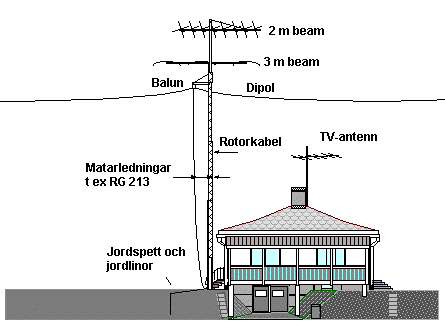
#> input picture images/aaska-1.png, 445 x 327 px, given in place of ssa_hell_gen-1.ppm, which was not available
$ python generate_hellschreiber.py
#> lines starting #> are read from the running program, lines starting #| are printed output that depends on the picture; after the words box and inside, x2 and y2 are one past the last pixel; in counts of white or black regions, pixels touching at a corner belong together; pictures that were not available may be replaced by others from this repository, and a replacement may not be noted
"""
Generate Hellschreiber background image of SSA logo.

Feld-Hell (Hellschreiber) is a facsimile-based teleprinter system where
each character is transmitted column by column as a series of dots.
The rendering mimics a modern SDR waterfall display: dark noise floor
with bright signal dots coloured using the classic waterfall palette
(black → dark-blue → cyan → yellow → white).

Run from the repository root:
    python3 images/generate_hellschreiber.py

Requires: Pillow, numpy, pdftoppm (poppler-utils)
"""
import numpy as np
from PIL import Image
import subprocess, os, tempfile

_HERE     = os.path.dirname(os.path.abspath(__file__))
LOGO_PDF  = os.path.join(_HERE, "ssa-logotyp.pdf")
OUT_PNG   = os.path.join(_HERE, "hellschreiber-ssa.png")

PAGE_W, PAGE_H = 1240, 1754   # A4 at 150 DPI (210×297 mm → 1240×1754 px)
LOGO_HEIGHT_FRACTION = 0.70
LOGO_WIDTH_FRACTION = 0.65
np.random.seed(1928)           # Year Hellschreiber was invented

# 1 ── Load logo ────────────────────────────────────────────────────────────
_tmpdir  = tempfile.gettempdir()
ppm_base = os.path.join(_tmpdir, "ssa_hell_gen")
ppm      = ppm_base + "-1.ppm"
if not os.path.exists(ppm):
    subprocess.run(["pdftoppm", "-r", "200", LOGO_PDF, ppm_base], check=True)
#> (this line was passed over: subprocess is not available in this run)
logo_gray = np.array(Image.open(ppm).convert("L"), dtype=np.float32)
logo_ink  = (logo_gray < 200).astype(np.float32)  # threshold: <200/255 = ink
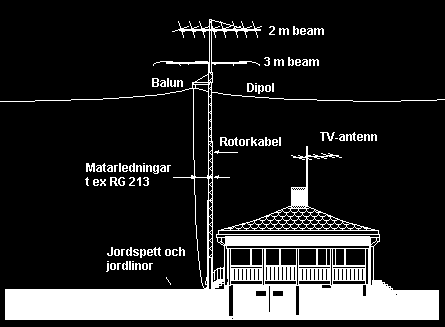
#> logo_ink: shape (327, 445) float32; values 0 (black) and 1 (white), 16.5% white; 85 white regions (22 under 20 px), largest, box (x1, y1, x2, y2) and area: (0, 19, 445, 320) 21591, (220, 137, 238, 146) 89, (147, 247, 161, 256) 66

# Crop to content
r = np.any(logo_ink, axis=1);  c = np.any(logo_ink, axis=0)
r0, r1 = np.where(r)[0][[0,-1]];  c0, c1 = np.where(c)[0][[0,-1]]
#> after `r0, r1 = np.where(r)[0][[0, -1]]`: r0 = 19; r1 = 319
#> after `c0, c1 = np.where(c)[0][[0, -1]]`: c0 = 0; c1 = 444
logo_ink = logo_ink[r0:r1+1, c0:c1+1]
#> logo_ink: shape (301, 445) float32; values 0 (black) and 1 (white), 17.9% white; 85 white regions (22 under 20 px), largest, box (x1, y1, x2, y2) and area: (0, 0, 445, 301) 21591, (220, 118, 238, 127) 89, (147, 228, 161, 237) 66
print(f"Logo content: {logo_ink.shape}")
#| Logo content: (301, 445)

# 2 ── Scale and center the logo with space around it ────────────────────────
lh, lw = logo_ink.shape
scale = min(PAGE_H * LOGO_HEIGHT_FRACTION / lh,
            PAGE_W * LOGO_WIDTH_FRACTION / lw)
tw, th = int(lw * scale), int(lh * scale)
logo_scaled = np.array(
    Image.fromarray((logo_ink*255).astype(np.uint8)).resize((tw, th), Image.LANCZOS),
    dtype=np.float32) / 255.0
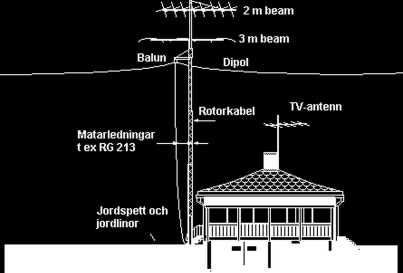
#> logo_scaled: shape (545, 806) float32 (shown at 1/2 size); min 0, max 1, mean 0.181
print(f"Scaled: {logo_scaled.shape}")
#| Scaled: (545, 806)

# 3 ── Hellschreiber column scan ────────────────────────────────────────────
# Feld-Hell's vertically quantised dots and per-column timing retain the
# characteristic scan texture without printing a second, displaced logo.
DOT = 8   # pixels per Hell "dot" vertically

def hell_col(col, dot_px):
    n = len(col)
    n_cells = n // dot_px
    cells = np.zeros(n_cells)
    for i in range(n_cells):
        seg = col[i*dot_px:(i+1)*dot_px]
        cells[i] = 1.0 if seg.mean() > 0.30 else 0.0  # 30 % ink coverage → dot on
    result = np.repeat(cells, dot_px)[:n]
    if len(result) < n:
        result = np.pad(result, (0, n - len(result)))
    return result

H, W = logo_scaled.shape
hell = np.zeros((H, W), dtype=np.float32)
drifts = np.random.normal(0, 0.8, W).astype(int)  # subtle timing jitter per column
for x in range(W):
    col        = np.roll(logo_scaled[:, x], drifts[x])
    hell[:, x] = hell_col(col, DOT)
#> hell: shape (545, 806) float32; values 0 (black) and 1 (white), 20.1% white; 166 white regions (22 under 20 px), largest, box (x1, y1, x2, y2) and area: (9, 0, 795, 544) 73336, (521, 232, 565, 368) 2096, (155, 256, 172, 280) 272

# Soften the quantised dots (receiver bandwidth / SDR screen pixels). The blur
# is applied *after* Hell quantisation so the 8 px dot cells stay recognisable
# but their hard stair-stepped edges become smooth, anti-aliased transitions.
def gaussian_blur_1d(img, sigma, axis):
    """Separable Gaussian blur along one axis, edge-replicated."""
#> called with sigma = 3.04, axis = 0
    radius = int(np.ceil(sigma * 3))
    k = np.exp(-0.5 * (np.arange(-radius, radius + 1) / sigma) ** 2)
    k /= k.sum()
    pad = [(0, 0), (0, 0)]
    pad[axis] = (radius, radius)
    padded = np.pad(img, pad, mode="edge")
#> padded: shape (565, 806) float32; values 0 (black) and 1 (white), 19.4% white; 166 white regions (22 under 20 px), largest, box (x1, y1, x2, y2) and area: (9, 0, 795, 554) 73556, (521, 242, 565, 378) 2096, (155, 266, 172, 290) 272
    out = np.zeros_like(img)
    for i, w in enumerate(k):
        out += w * (padded[i:i + img.shape[0], :] if axis == 0
                    else padded[:, i:i + img.shape[1]])
    return out

HELL_BLUR_Y = DOT * 0.38   # ~3.0 px: rounds the dot-cell steps
HELL_BLUR_X = DOT * 0.34   # ~2.7 px: softens left/right logo edges
hell = gaussian_blur_1d(hell, HELL_BLUR_Y, axis=0)
hell = gaussian_blur_1d(hell, HELL_BLUR_X, axis=1)

# 4 ── Build an SDR waterfall with visible noise and time history ─────────────
# A waterfall advances one horizontal scan at a time: random noise changes on
# every row, while slow level changes and fading channels leave horizontal
# history bands. Keep the floor dark enough for the white cover typography.
NOISE_FLOOR = 0.31
NOISE_SIGMA = 0.060
canvas = np.random.normal(
    NOISE_FLOOR, NOISE_SIGMA, (PAGE_H, PAGE_W)).astype(np.float32)

# Slow, irregular changes from scan to scan create gently banded time sweeps.
row_noise = np.random.normal(0, 1, PAGE_H)
row_kernel_x = np.arange(-24, 25, dtype=np.float32)
row_kernel = np.exp(-0.5 * (row_kernel_x / 9.0) ** 2)
row_kernel /= row_kernel.sum()
row_history = np.convolve(row_noise, row_kernel, mode="same").astype(np.float32)
canvas += row_history[:, np.newaxis] * 0.16

# Uneven fading and short stronger sweeps add recognizable received-signal
# history without drawing a frame, grid, or any display labels.
for y0 in np.random.randint(0, PAGE_H, 30):
    width = np.random.uniform(2.0, 13.0)
    strength = np.random.uniform(0.035, 0.11)
    rows = np.arange(PAGE_H, dtype=np.float32)
    canvas += (strength * np.exp(-0.5 * ((rows - y0) / width) ** 2))[:, None]

canvas = np.clip(canvas, 0, 1)

# A few narrow, fading carriers and drifting traces make the frequency
# structure legible against the noisy horizontal history.
yy = np.arange(PAGE_H, dtype=np.float32)
xx = np.arange(PAGE_W, dtype=np.float32)
for x0, drift, width, strength, phase in [
    (0.13,  0.012, 2.0, 0.29, 0.3),
    (0.27, -0.018, 3.0, 0.36, 1.1),
    (0.76,  0.022, 2.5, 0.32, 2.0),
    (0.88, -0.010, 2.0, 0.26, 2.7),
]:
    center = x0 * PAGE_W + drift * (yy - PAGE_H / 2)
    carrier = np.exp(-0.5 * ((xx[None, :] - center[:, None]) / width) ** 2)
    fading = 0.48 + 0.52 * np.maximum(
        0, np.sin(yy / 88.0 + phase))
    canvas += carrier * (strength * fading[:, None])

# Sparse shortwave-like traces: softly sloped, broken signals rather than
# regular bars. Their placement favors the margins and lower half of the cover.
for y_start, length, x_start, slope, width, strength in [
    (0.37, 0.22, 0.09,  0.10, 2.1, 0.24),
    (0.48, 0.20, 0.84, -0.08, 2.0, 0.22),
    (0.69, 0.19, 0.17, -0.06, 2.2, 0.30),
    (0.77, 0.16, 0.72,  0.08, 2.0, 0.27),
]:
    start = int(y_start * PAGE_H)
    end = min(PAGE_H, start + int(length * PAGE_H))
    ys = np.arange(start, end, dtype=np.float32)
    center = x_start * PAGE_W + slope * (ys - start)
    trace = np.exp(-0.5 * ((xx[None, :] - center[:, None]) / width) ** 2)
    # Dropouts and amplitude flutter are part of the received signal.
    flutter = np.clip(
        0.62 + 0.38 * np.sin(ys / 19.0 + x_start * 11), 0.0, 1.0)
    canvas[start:end] += trace * (strength * flutter[:, None])

canvas = np.clip(canvas, 0, 1)

x_off = (PAGE_W - W) // 2
y_off = (PAGE_H - H) // 2 + int(PAGE_H * 0.035)

# The logo is itself a received Hell scan, so it must suffer the same radio
# conditions as the waterfall behind it instead of sitting on top as a clean
# stencil. Everything below is derived from the same noise/sweep history.
bg = canvas[y_off:y_off + H, x_off:x_off + W]      # waterfall under the logo
bg_dev = bg - NOISE_FLOOR                           # shared noise + sweeps
rows_bg = bg_dev.mean(axis=1)                       # per-scan level history

# (a) Scan-to-scan timing variation: slowly wandering horizontal shift per
#     scan line (smoothed noise), applied to the logo coverage.
shift_noise = np.random.normal(0, 1, H)
shift_kernel_x = np.arange(-12, 13, dtype=np.float32)
shift_kernel = np.exp(-0.5 * (shift_kernel_x / 4.0) ** 2)
shift_kernel /= shift_kernel.sum()
shift = np.convolve(shift_noise, shift_kernel, mode="same")
shift = np.rint(shift / shift.std() * 0.9).astype(int)   # about +-1-2 px
cover = np.empty_like(hell)
for y in range(H):
    cover[y] = np.roll(hell[y], shift[y])

# (b) Receiver ringing: a short one-sided smear along the scan direction.
tail = np.exp(-np.arange(0, 5, dtype=np.float32) / 1.8)
tail /= tail.sum()
smeared = np.zeros_like(cover)
for i, w in enumerate(tail):
    smeared[:, i:] += w * cover[:, :W - i]
cover = 0.75 * cover + 0.25 * smeared

# (c) Signal strength follows the same level history as the waterfall rows
#     (fading and sweeps), plus occasional short partial dropouts.
gain = 0.86 + 0.10 * np.sin(np.arange(H, dtype=np.float32)[:, None] / 24.0)
gain = gain + rows_bg[:, None] * 0.8
dropout_rows = np.random.rand(H) < 0.02
dropout_rows = np.convolve(dropout_rows.astype(np.float32),
                           np.ones(3, dtype=np.float32), mode="same") > 0
dropout_depth = np.where(dropout_rows, np.random.uniform(0.60, 0.85, H), 1.0)
gain = gain * dropout_depth[:, None]

# (d) Per-pixel receiver noise: the waterfall's own noise is carried into the
#     logo, with extra multiplicative grain so the logo is not a flat colour.
grain = np.random.normal(0, 1, (H, W)).astype(np.float32)
grain = gaussian_blur_1d(grain, 0.8, axis=1) * 1.6
#> call 3 of gaussian_blur_1d, with sigma = 0.8, axis = 1
#> in gaussian_blur_1d (call 3), `padded = np.pad(img, pad, mode="edge")`:
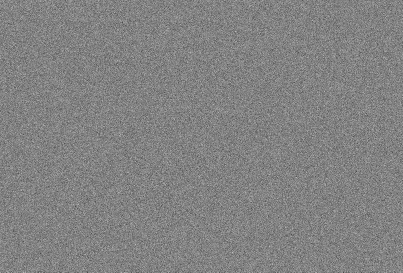
#> img: shape (545, 806) float32 (shown at 1/2 size); min -4.81, max 4.61, mean -0.00102; drawn with min black and max white
inside = (0.72 * gain * (1.0 + 0.16 * grain)
          + bg_dev * 0.6 + 0.03 * grain)

# Alpha-composite with the blurred, jittered coverage so edges pick up the
# surrounding noise as well.
cover = np.clip(cover, 0.0, 1.0)
canvas[y_off:y_off + H, x_off:x_off + W] = np.clip(
    bg * (1.0 - cover) + inside * cover, 0.0, 1.0)

# Keep the central title area quiet and dark for the white lettering; the
# noise remains visible, while strong carriers and sweeps are softened there.
title_y = np.arange(PAGE_H, dtype=np.float32)
title_x = np.arange(PAGE_W, dtype=np.float32)
y_fade = np.clip((title_y - PAGE_H * 0.05) / (PAGE_H * 0.08), 0, 1)
y_fade *= np.clip((PAGE_H * 0.66 - title_y) / (PAGE_H * 0.10), 0, 1)
x_fade = np.clip((title_x - PAGE_W * 0.08) / (PAGE_W * 0.12), 0, 1)
x_fade *= np.clip((PAGE_W * 0.92 - title_x) / (PAGE_W * 0.12), 0, 1)
title_guard = (y_fade[:, None] * x_fade[None, :]) * 0.66
canvas = canvas * (1.0 - title_guard) + NOISE_FLOOR * title_guard
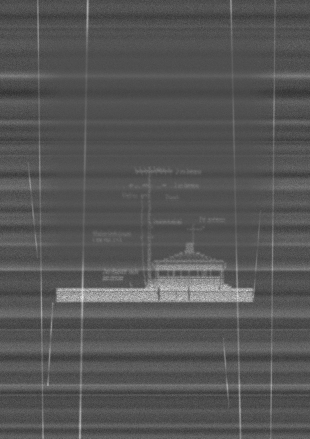
#> canvas: shape (1754, 1240) float32 (shown at 1/4 size); min 0, max 1, mean 0.338

# 5 ── SDR waterfall colormap ────────────────────────────────────────────────
# Classic waterfall palette used by SDR# / GQRX / WebSDR, defined by
# key-stops at normalised power values 0 … 1:
#   0.00 → black          (noise floor)
#   0.20 → dark blue
#   0.40 → blue
#   0.55 → cyan
#   0.70 → green
#   0.82 → yellow
#   0.92 → orange
#   1.00 → white          (strongest signal / saturation)

_STOPS = np.array([0.00, 0.20, 0.40, 0.55, 0.70, 0.82, 0.92, 1.00])
_COLORS = np.array([
    [  2,   5,  11],   # near-black
    [  6,  20,  44],   # deep blue
    [ 12,  57, 107],   # blue
    [ 24, 114, 125],   # muted cyan
    [ 61, 128,  95],   # muted green
    [170, 149,  77],   # softened yellow
    [188, 112,  64],   # softened orange
    [222, 216, 196],   # warm white
], dtype=np.float32) / 255.0

def waterfall_colormap(v):
    """Map scalar array v (0…1) to RGB using the SDR waterfall palette."""
    v = np.clip(v, 0, 1)
    out = np.zeros((*v.shape, 3), dtype=np.float32)
    for i in range(len(_STOPS) - 1):
        lo, hi = _STOPS[i], _STOPS[i + 1]
        mask = (v >= lo) & (v < hi)
        t = np.where(mask, (v - lo) / (hi - lo), 0.0)[:, :, np.newaxis]
        c0 = _COLORS[i];  c1 = _COLORS[i + 1]
        out += mask[:, :, np.newaxis] * (c0 * (1 - t) + c1 * t)
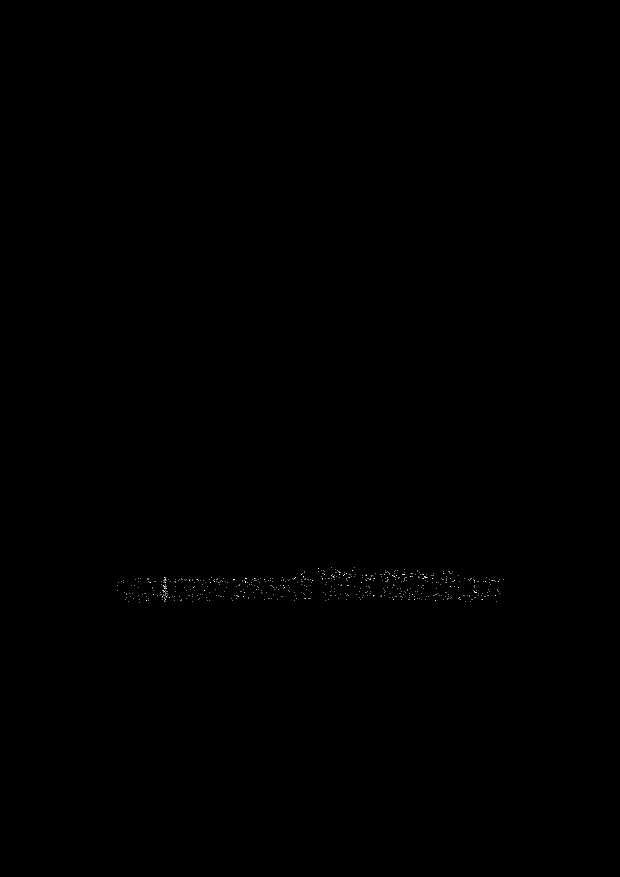
#> mask: shape (1754, 1240) bool (shown at 1/2 size); 0.04% white in thin lines or dots, all inside (x1, y1, x2, y2) = (235, 1134, 1007, 1206)
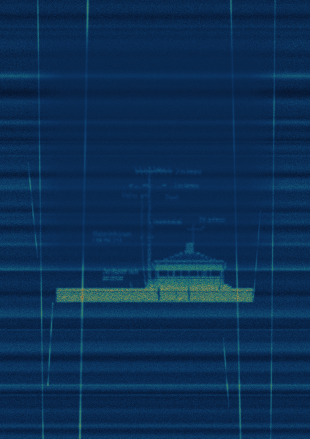
#> out: shape (1754, 1240, 3) float32 (shown at 1/4 size); mean of channels 0, 1, 2 0.0451, 0.184, 0.331; drawn as R, G, B
    # Handle v == 1.0 exactly
    out[v >= 1.0] = _COLORS[-1]
    return out

rgb = waterfall_colormap(canvas)

BRIGHTNESS = 0.58   # keep the signal dark enough for the white cover title
rgb = np.clip(rgb * BRIGHTNESS, 0, 1)
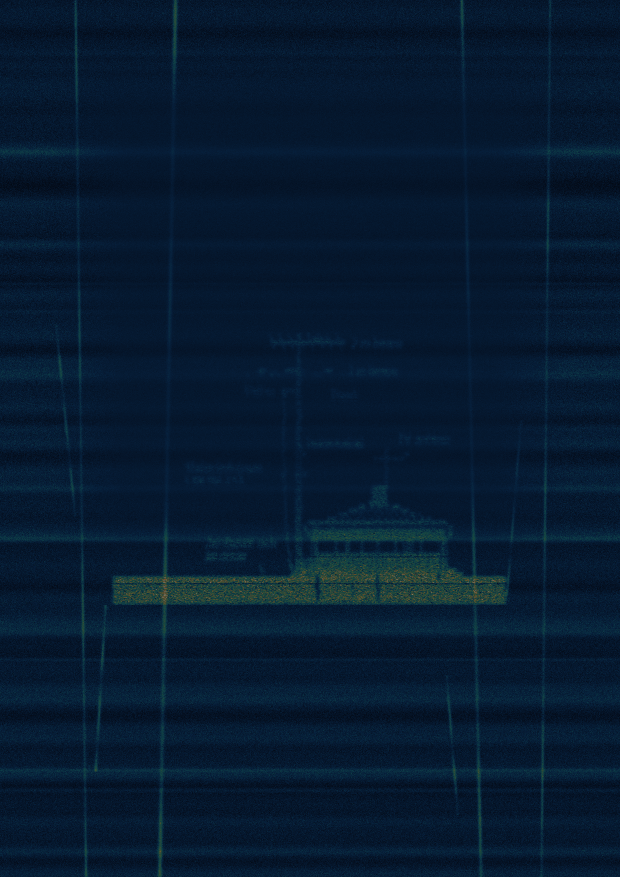
#> rgb: shape (1754, 1240, 3) float32 (shown at 1/2 size); mean of channels 0, 1, 2 0.0262, 0.107, 0.192; drawn as R, G, B

out = Image.fromarray((rgb * 255).astype(np.uint8), mode="RGB")
#> out: PIL image 1240x1754 RGB

out.save(OUT_PNG, dpi=(150, 150))
print(f"Saved {OUT_PNG}  {out.size}")
#| Saved images/hellschreiber-ssa.png  (1240, 1754)

arr = np.array(out)
print(f"Mean R={arr[:,:,0].mean():.1f}  bright_frac={(arr[:,:,0]>150).mean():.3f}")
#| Mean R=6.2  bright_frac=0.000

$ run again, on images/aaska-2.png
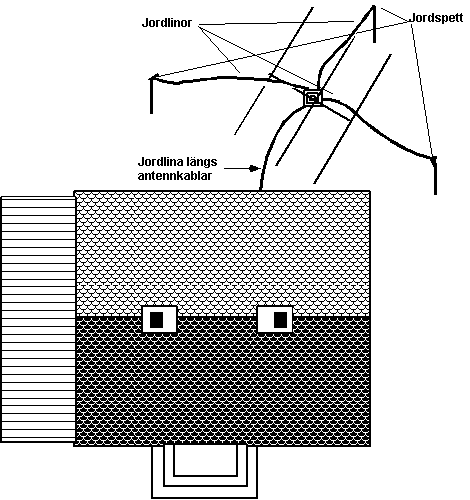
#> input picture images/aaska-2.png, 470 x 500 px, given in place of ssa_hell_gen-1.ppm, which was not available
#> logo_gray: shape (500, 470) float32; 79.6% white; black in thin lines or dots
#> r0 = 5; r1 = 498
#> c0 = 0; c1 = 462
#| Logo content: (494, 463)
#> `logo_scaled = np.array( Image.fromarray((logo_ink*255).astype(np.uint8..`:
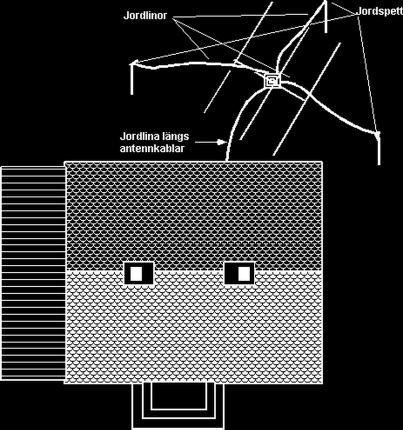
#> logo_scaled: shape (859, 806) float32 (shown at 1/2 size); min 0, max 1, mean 0.212
#| Scaled: (859, 806)
#> padded: shape (879, 806) float32; values 0 (black) and 1 (white), 27.4% white; 296 white regions (21 under 20 px), largest, box (x1, y1, x2, y2) and area: (0, 0, 761, 866) 165204, (280, 378, 563, 434) 4952, (366, 0, 545, 234) 2752
#> padded: shape (859, 824) float32
#> `rgb = np.clip(rgb * BRIGHTNESS, 0, 1)`:
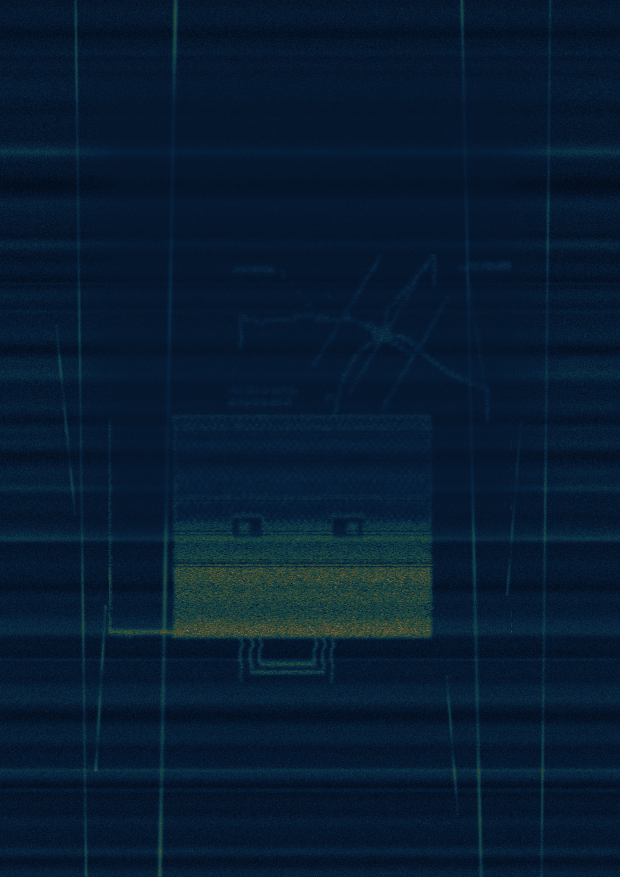
#> rgb: shape (1754, 1240, 3) float32 (shown at 1/2 size); mean of channels 0, 1, 2 0.0288, 0.111, 0.194; drawn as R, G, B
#| Saved images/hellschreiber-ssa.png  (1240, 1754)
#| Mean R=6.8  bright_frac=0.000

$ run again, on images/aaska-3.png
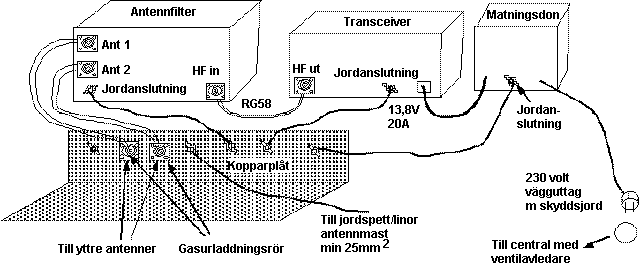
#> input picture images/aaska-3.png, 640 x 276 px, given in place of ssa_hell_gen-1.ppm, which was not available
#> logo_gray: shape (276, 640) float32; 89.3% white; black in thin lines or dots
#> r0 = 0; r1 = 262
#> c0 = 1; c1 = 638
#| Logo content: (263, 638)
#> `logo_scaled = np.array( Image.fromarray((logo_ink*255).astype(np.uint8..`:
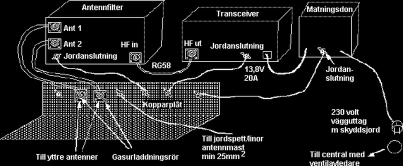
#> logo_scaled: shape (332, 806) float32 (shown at 1/2 size); min 0, max 1, mean 0.117
#| Scaled: (332, 806)
#> padded: shape (352, 806) float32; values 0 (black) and 1 (white), 15.5% white; 431 white regions (75 under 20 px), largest, box (x1, y1, x2, y2) and area: (182, 162, 310, 306) 8328, (148, 162, 182, 330) 2584, (344, 162, 390, 290) 2064
#> padded: shape (332, 824) float32
#> `rgb = np.clip(rgb * BRIGHTNESS, 0, 1)`:
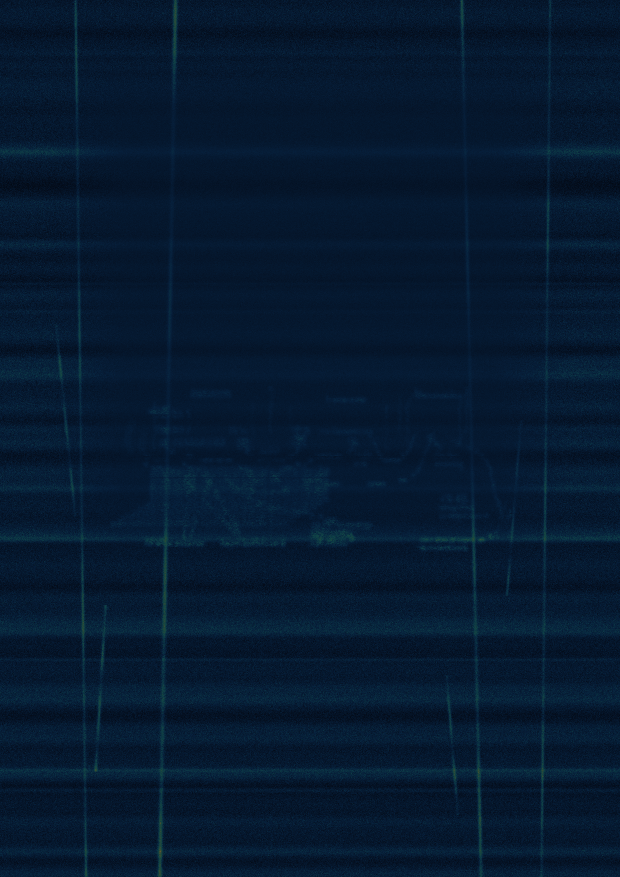
#> rgb: shape (1754, 1240, 3) float32 (shown at 1/2 size); mean of channels 0, 1, 2 0.0233, 0.103, 0.191; drawn as R, G, B
#| Saved images/hellschreiber-ssa.png  (1240, 1754)
#| Mean R=5.4  bright_frac=0.000
